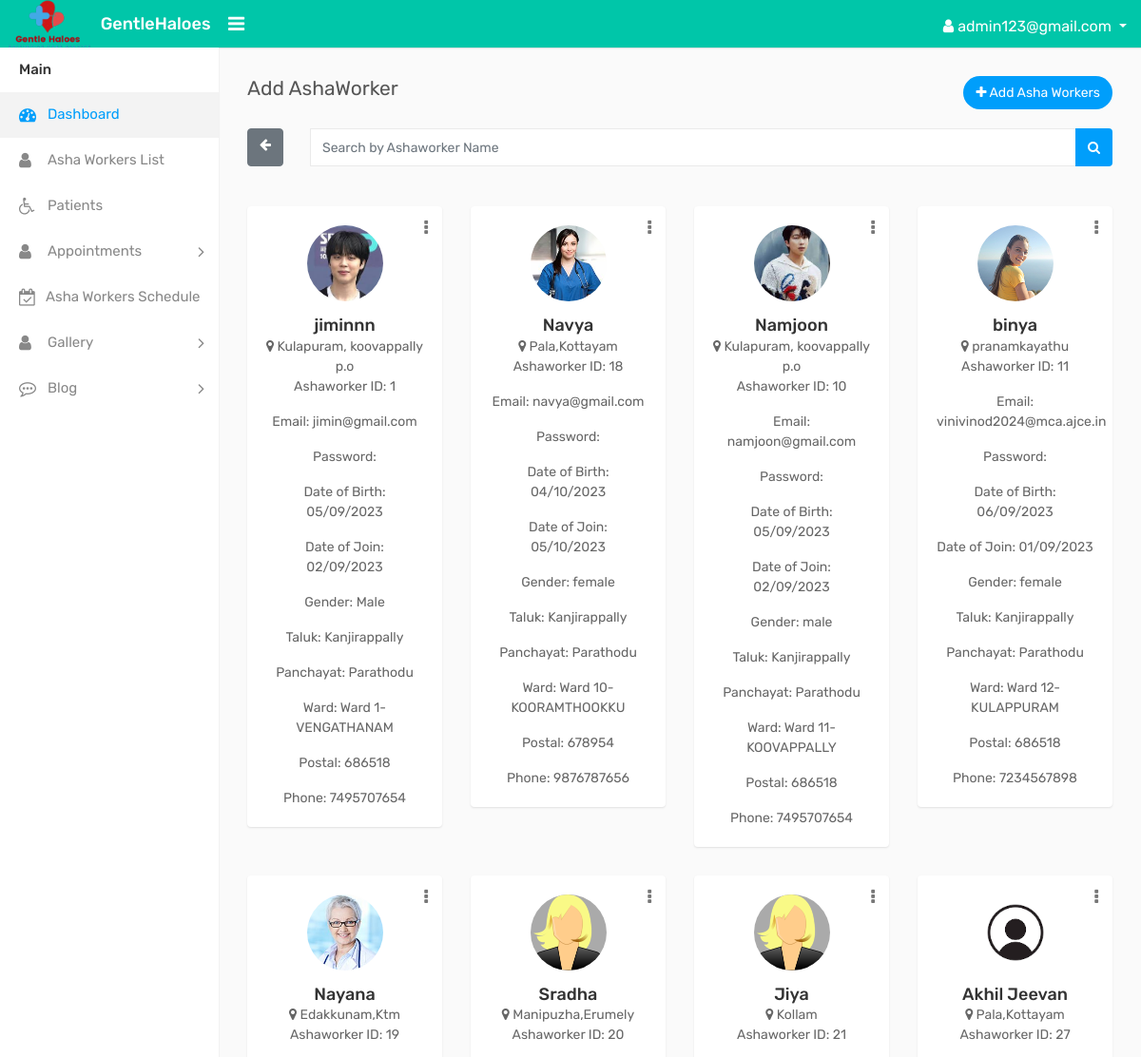
Before: /ad_ashaworker (signed in, upper part) with the older database file.
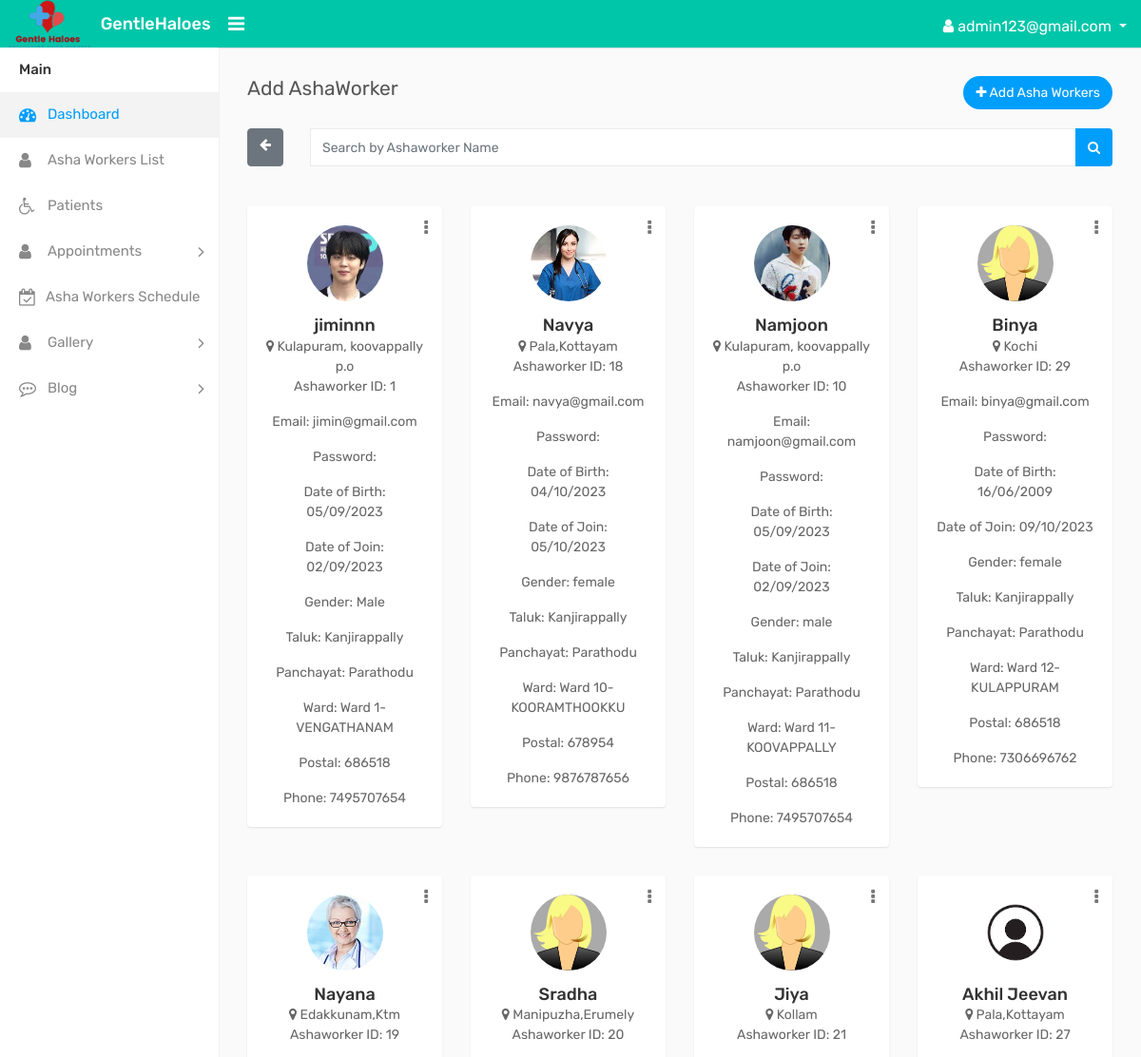
After: the same page with the newer database file.
### GHapp/models.py (models this page shows, shortened)
class Ashaworker(models.Model):
    user = models.OneToOneField(CustomUser, on_delete=models.CASCADE, blank=True, null=True, related_name='ashaworker')
    user = models.ForeignKey(CustomUser, on_delete=models.CASCADE, blank=True, null=True)
    Name = models.CharField(max_length=100)
    email = models.EmailField(blank=True, null=True)
    admin_set_password = models.CharField(max_length=128, blank=True, null=True)
    date_of_birth = models.CharField(max_length=100)
    date_of_join = models.CharField(max_length=100)
    gender = models.CharField(max_length=10, choices=[('Male', 'Male'), ('Female', 'Female'), ('Other', 'Other')])
    address = models.TextField()
    taluk = models.CharField(max_length=100)
    Panchayat = models.CharField(max_length=100)
    ward = models.CharField(max_length=100,blank=True, null=True)
    postal = models.IntegerField()
    phone = models.IntegerField()
    profile_photo = models.ImageField(upload_to='profile_photos/', blank=True, null=True)
    id_proof = models.FileField(upload_to='id_proofs/', blank=True, null=True)
    edu_level=models.CharField(max_length=100,choices=[('High School', 'High School'), ('Bachelors Degree', 'Bachelors Degree'), ('Masters Degree', 'Masters Degree')],blank=True, null=True)
    edu_inst=models.CharField(max_length=100,blank=True, null=True)
    year_pass_edu=models.IntegerField(blank=True, null=True)
    edu_certificate=models.FileField(upload_to='edu_cert/', blank=True, null=True)
    add_training=models.CharField(max_length=100,blank=True, null=True)
    add_training_inst=models.CharField(max_length=100,blank=True, null=True)
    year_pass_add=models.IntegerField(blank=True, null=True)
    add_certificate=models.FileField(upload_to='add_cert/', blank=True, null=True)
    reset_password = models.CharField(max_length=128, null=True, blank=True)  # New field for reset password
    is_active = models.BooleanField(default=True)
    class Meta:
            unique_together = (("id", "ward"),)

### GHapp/views.py (the view)
# urls.py: path('ad_ashaworker', views.ad_ashaworker, name="ad_ashaworker"),
@login_required(login_url='login_page')
def ad_ashaworker(request):
    ashaworkers = Ashaworker.objects.all().order_by('ward')
    return render(request, 'admin_temp/ad_ashaworker.html', {'ashaworkers': ashaworkers})

### templates/admin_temp/ad_ashaworker.html (shortened to what the changed rows need)
{% load static %}
<!DOCTYPE html>
<html lang="en">
<head>
    <link rel="stylesheet" type="text/css" href="{% static 'assets/css/bootstrap.min.css' %}">
    <link rel="stylesheet" type="text/css" href="{% static 'assets/css/font-awesome.min.css' %}">
    <link rel="stylesheet" type="text/css" href="{% static 'assets/css/style.css' %}">
</head>
<body>
        <div class="page-wrapper">
            <div class="content">
                <br><br>
                <div class="row doctor-grid">
                    {% if ashaworkers %}
                        {% for ashaworker in ashaworkers %}
                            {% if ashaworker.is_active %}
                            <div class="col-md-4 col-sm-4 col-lg-3">
                                <div class="profile-widget">
                                     <div class="doctor-img">
                                        <a class="avatar" href="profile.html">
                                            <img alt="" src="{{ ashaworker.profile_photo.url }}">
                                        </a>
                                    </div>
                                    <div class="dropdown profile-action">
                                        <a href="#" class="action-icon dropdown-toggle" data-toggle="dropdown" aria-expanded="false"><i class="fa fa-ellipsis-v"></i></a>
                                    </div>
                                    <h4 class="doctor-name text-ellipsis"><a href="profile.html">{{ ashaworker.Name }}</a></h4>
                                    <div class="user-country">
                                        <i class="fa fa-map-marker"></i> {{ ashaworker.address }}
                                    </div>
                                    <div>
                                        <p>Ashaworker ID: {{ ashaworker.id }}</p>
                                        <p class="card-text">Email: {{ ashaworker.email }}</p>
                                       <p class="card-text">Password: {{ ashaworker.password }}</p>
                                        <p class="card-text">Date of Birth: {{ ashaworker.date_of_birth }}</p>
                                        <p class="card-text">Date of Join: {{ ashaworker.date_of_join }}</p>
                                        <p class="card-text">Gender: {{ ashaworker.get_gender_display }}</p>
                                        <p class="card-text">Taluk: {{ ashaworker.taluk }}</p>
                                        <p class="card-text">Panchayat: {{ ashaworker.Panchayat }}</p>
                                     <p class="card-text">Ward: {{ ashaworker.ward }}</p>
                                        <p class="card-text">Postal: {{ ashaworker.postal }}</p>
                                        <p class="card-text">Phone: {{ ashaworker.phone }}</p>
                                    </div>
                                </div>
                            </div>
                            {% endif %}
                        {% endfor %}
                    {% else %}
                        <div class="col-md-12">
                            <p>No records found for "{{ search_query }}".</p>
                        </div>
                    {% endif %}
                </div>
            </div>
    </div>
</body>
</html>

Changed rows visible on the page:
removed Ashaworker: profile_photo (picture), Name "binya", address "pranamkayathu", id "11", email "vinivinod2024@mca.ajce.in", date_of_birth "06/09/2023", date_of_join "01/09/2023", gender "female", taluk "Kanjirappally", Panchayat "Parathodu", ward "Ward 12-KULAPPURAM", postal "686518", phone "7234567898"
added Ashaworker: profile_photo (picture), Name "Binya", address "Kochi", id "29", email "binya@gmail.com", date_of_birth "16/06/2009", date_of_join "09/10/2023", gender "female", taluk "Kanjirappally", Panchayat "Parathodu", ward "Ward 12-KULAPPURAM", postal "686518", phone "7306696762"
